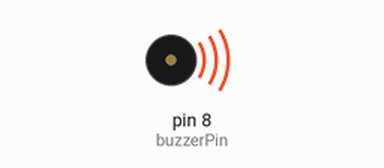
Simulated run of this sketch. Board: Arduino Uno, built with avr-gcc and run on an emulated ATmega328P. Shown: buzzer (waves = sounding, pin HIGH).

Above: at 0.02 s.
Timing chart, 0 to 3.0 s (numbered marks = the images above):
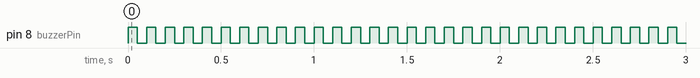

Measured:
- by itself, pin 8 (buzzerPin): alternates HIGH for 0.05 s and LOW for 0.05 s

The sketch:

active-buzzer.ino
```cpp
#include "active-buzzer.h"

int buzzerPin = 8;

Active_Buzzer buzzer(buzzerPin);

void setup() {
}

void loop() {
 buzzer.write(255);
 delay(50);
 buzzer.write(0);
 delay(50);
}
```

active-buzzer.cpp
```cpp
#include "active-buzzer.h"

Active_Buzzer::Active_Buzzer(int pin){
	pinMode(pin, OUTPUT);
	_pin = pin;
}

void Active_Buzzer::write(int value){
	analogWrite(_pin, value);
}
```

active-buzzer.h
```cpp
#ifndef _ACTIVE_BUZZER_H_
#define _ACTIVE_BUZZER_H_

#include <Arduino.h>

class Active_Buzzer{
    public:
        Active_Buzzer(int pin);
        void write(int value);
    private:
        int _pin;
};

#endif
```
